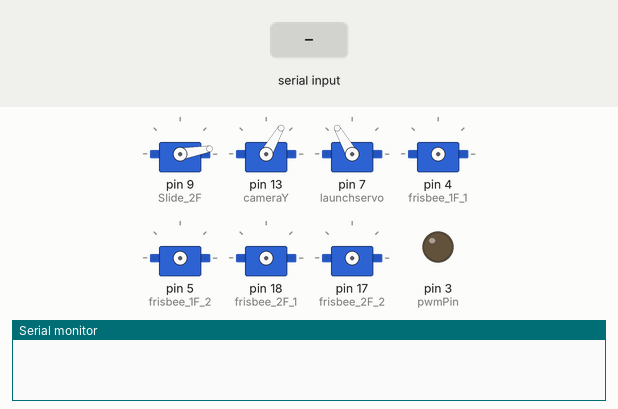
This sketch was run on a simulated Arduino Uno, built with avr-gcc and run on an emulated ATmega328P. Parts: 7 × servo, output pins drawn as LEDs (lit = HIGH), the last lines printed to the serial monitor. The test bench sets the inputs (shaded band).

Above: at 1.3 s.
1.4 s: "1" received over Serial
2.9 s: byte 98 ('b') received over Serial
At 3.4 s:
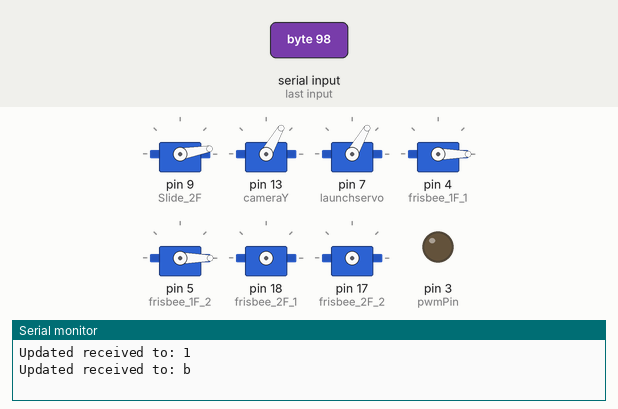
5.0 s: byte 99 ('c') received over Serial
At 6.2 s:
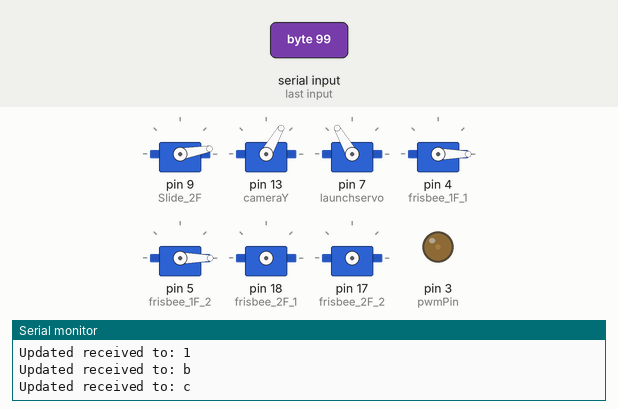
6.5 s: "2" received over Serial
8.5 s: byte 100 ('d') received over Serial
At 9.0 s:
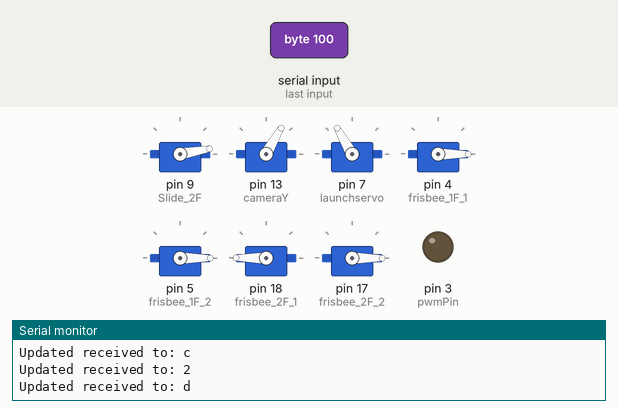
10.0 s: "3" received over Serial
At 11.7 s:
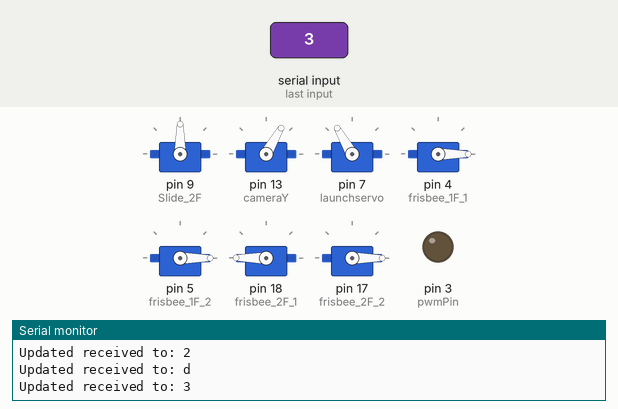
Timing chart, 0 to 13.0 s (numbered marks = the images above; inputs shaded):
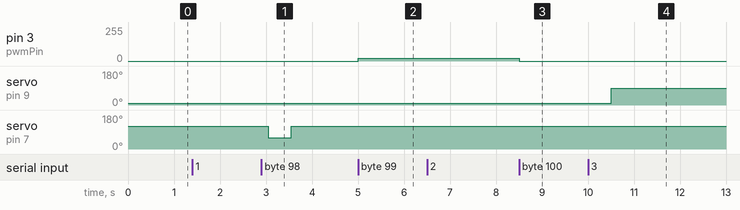

Measured:
- after the input at 2.9 s, servo on pin 7 (launchservo): 120° → 60° after 0.15 s, → 120° 0.50 s later
- after the input at 5.0 s, pin 3 (pwmPin): 0/255 → 20/255 at once
- after the input at 8.5 s, pin 3 (pwmPin): 20/255 → 0/255 at once
- after the input at 10.0 s, servo on pin 9 (Slide_2F): 10° → 90° after 0.50 s

The sketch:

servo.ino
```cpp
#include <Servo.h>

Servo frisbee_1F_1;
Servo frisbee_1F_2;
Servo frisbee_2F_1;
Servo frisbee_2F_2;
Servo Slide_2F;
Servo cameraY;
Servo launchservo;

int Slide_2F_angle = 10;
int cameraY_angle = 60;

const int pwmPin = 3;         // PWM 腳位
const int sensorPin = 2;      // 紅外線感應器數位輸入腳位
volatile unsigned long lastInterruptTime = 0; // 上次中斷的時間
volatile unsigned long interval = 0;          // 兩次中斷的時間差（微秒）
unsigned int rpm = 0;         // 每分鐘轉速
int pwmValue = 0;             // 預設 PWM 值

void setup() {
  Serial.begin(9600);

  frisbee_1F_1.detach();
  frisbee_1F_2.detach();
  frisbee_2F_1.detach();
  frisbee_2F_2.detach();
  Slide_2F.detach();
  cameraY.detach();

  Slide_2F.attach(9);
  cameraY.attach(13);
  launchservo.attach(7);

  Slide_2F.write(Slide_2F_angle);
  cameraY.write(cameraY_angle);
  launchservo.write(120);

  pinMode(pwmPin, OUTPUT);
  pinMode(sensorPin, INPUT_PULLUP);  // 設定紅外線感應器為輸入
  // attachInterrupt(digitalPinToInterrupt(sensorPin), countRpm, FALLING); // 當感應到下降沿時中斷

  delay(100);  // 等待伺服穩定
}

void loop() {
  unsigned long currentTime = millis();
  if (Serial.available() > 0) {
    char received = Serial.read();

    Serial.print("Updated received to: ");
    Serial.println(received);

    //                                  << Recieved Table >>
    //     __________________________________________________________________________________
    //    |   Xbox Button  | Recieved |          Control Servo        |        Command       |
    //    |----------------|----------|-------------------------------|----------------------|
    //    |       LB       |     1    |   frisbee_1F_1 & frisbee_1F_2 |   Turn a full circle |
    //    |       RB       |     2    |   frisbee_2F_1 & frisbee_2F_2 |   Turn a full circle |
    //    |        B       |     3    |                               |                      |
    //    |        X       |     4    |            Slide_2F           |     Open / Close     |
    //    |        Y       |     5    |            CameraY            |      相機向上轉       |
    //    |        A       |     6    |            CameraY            |      相機向下轉       |
    //    |________________|__________|_______________________________|______________________|
    //

    if(received == '1'){
      frisbee_1F_1.attach(4);
      frisbee_1F_2.attach(5);
      frisbee_1F_1.writeMicroseconds(0);
      frisbee_1F_2.writeMicroseconds(0);
      delay(1225);
      frisbee_1F_1.detach();
      frisbee_1F_2.detach();
    }

    else if(received == '2'){
      frisbee_2F_1.attach(18);
      frisbee_2F_2.attach(17);
      frisbee_2F_1.writeMicroseconds(2500);
      frisbee_2F_2.writeMicroseconds(0);
      delay(1225);
      frisbee_2F_1.detach();
      frisbee_2F_2.detach();
    }

    else if(received == '3'){
      Slide_2F.write(90);
      Slide_2F_angle = 100;
    }

    else if(received == '4'){
      Slide_2F.write(10);
      Slide_2F_angle = 10;
    }

    else if(received == '5'){
      cameraY_angle -= 10;
      if (cameraY_angle < 0) {
        cameraY_angle = 0;
      }
      cameraY.write(cameraY_angle);
    }

    else if(received == '6'){
      cameraY_angle += 10;
      if (cameraY_angle > 180) {
        cameraY_angle = 180;
      }
      cameraY.write(cameraY_angle);
    }

    else if(received == '7'){
      frisbee_2F_1.attach(18);
      frisbee_2F_1.writeMicroseconds(2500);
      delay(50);
      frisbee_2F_1.detach();
    }

    else if(received == '8'){
      frisbee_1F_1.attach(4);
      frisbee_1F_1.writeMicroseconds(0);
      delay(50);
      frisbee_1F_1.detach();
    }

    else if(received == '9'){
      frisbee_1F_2.attach(5);
      frisbee_1F_2.writeMicroseconds(2500);
      delay(50);
      frisbee_1F_2.detach();
    }

    else if(received == 'a'){
      frisbee_1F_2.attach(5);
      frisbee_1F_2.writeMicroseconds(0);
      delay(50);
      frisbee_1F_2.detach();
    }
    else if(received == 'b'){
      launchservo.write(120);
      delay(150);
      launchservo.write(60);
      delay(500);
      launchservo.write(120);
      delay(500);

    }
    else if(received == 'c'){
      pwmValue += 20;
      if (pwmValue > 255) {
        pwmValue = 255;
      }
      analogWrite(pwmPin, pwmValue);  // 設定 PWM
      delay(2000);
    }
    else if(received == 'd'){
      pwmValue = 0;
      analogWrite(pwmPin, pwmValue);  // 設定 PWM
      delay(2000);
    }

  }
}
```
